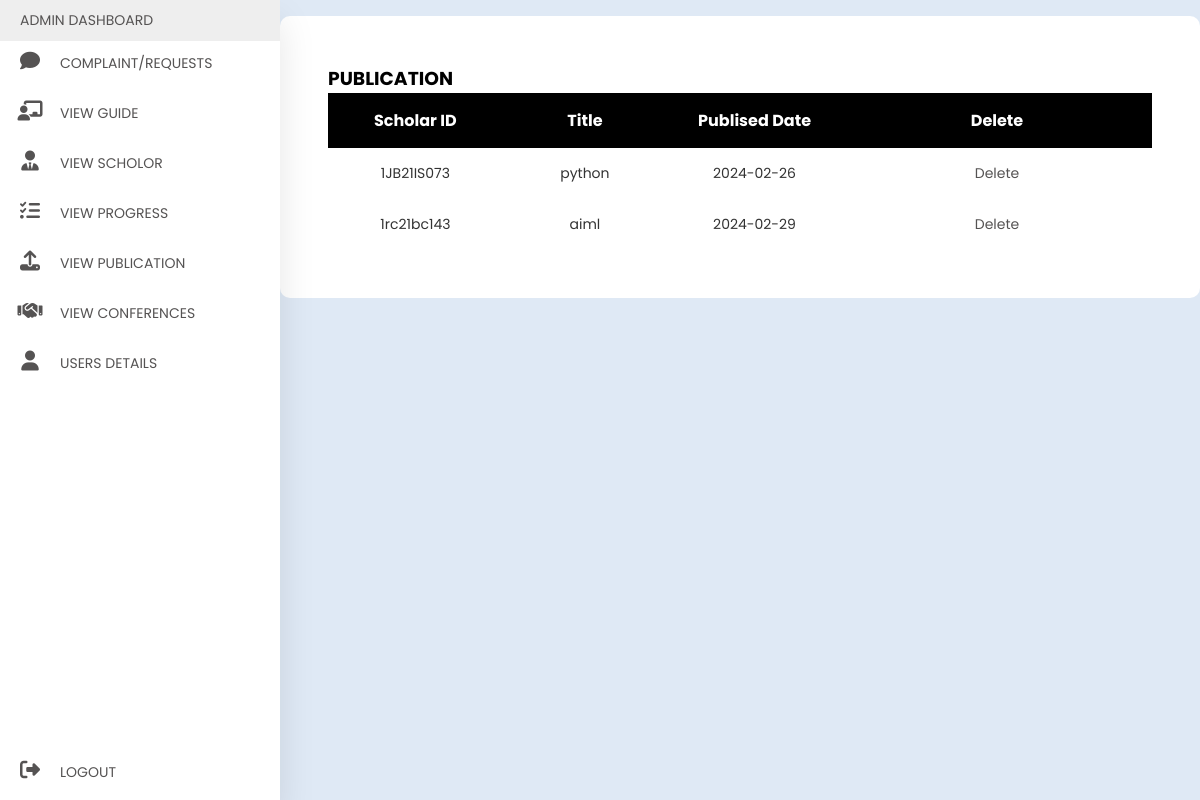
/view_publication.php (signed in), run on the app's committed database.
### tables this page shows
CREATE TABLE `publication` (
  `sl_no` int(11) NOT NULL,
  `sid` varchar(15) DEFAULT NULL,
  `title` varchar(100) NOT NULL,
  `pub_date` date DEFAULT NULL
);

### view_publication.php (the view, shortened to what this page needs)
<?php
include 'connetdb.php';
$sql = "SELECT * FROM publication";
$result = mysqli_query($data, $sql);
?>
<!DOCTYPE html>
<html>
<head>
    <link rel="stylesheet" href="dash.css">
    <link rel="stylesheet" href="https://cdnjs.cloudflare.com/ajax/libs/font-awesome/6.5.1/css/all.min.css"
 />
</head>
<body>
	<?php
		include 'admin_sidebar.php';
	?>
    <div class="main">
        <div class="tabular">
            <h3 class="maintitle">PUBLICATION</h3>
            <div class="tablecontainer">
                <table>
                    <thead>
                <tr>
                    <th>Scholar ID</th>
                    <th>Title</th>
                    <th>Publised Date</th>
                    <th>Delete</th>
                </tr>
                <?php
                while($info = $result->fetch_assoc())
                {
                ?>
                <tr>
                    <td><?php echo"{$info['sid']}";?></td>
                    <td><?php echo"{$info['title']}";?></td>
                    <td><?php echo"{$info['pub_date']}";?></td>
                    <td>
                        <?php echo"<a onClick=\"javascript:return confirm('are you sure to delete');\" href='delete_publication.php?id={$info['title']}'>Delete</a>";?>
                    </td>
                </tr>
                <?php
                }
                ?>
                               </thead>
                </table>
	        </div>
	    </div>
	</div>
</body>
</html>

### dash.css (style rules this page uses)
* { margin: 0; padding: 0; outline: none; border: none; text-decoration: none; box-sizing: border-box; font-family: "Poppins",sans-serif; }
body { display: flex; background:#dfe9f5 ; }
a { position: relative; color:rgb(85,83,83); font-size: 14px; display: table; width:280px; padding: 10px; }
.main { width: 100%; }
.tabular { background: white; margin-top: 1rem; border-radius: 10px; padding: 3rem; }
.tablecontainer { width: 100%; }
table { width: 100%; border-collapse: collapse; }
thead { background: rgba(113,99,186, 255); color: white; }
th { padding: 15px; text-align: center; background: black; color: white; }
thead { background: white; color: black; }
td { padding:15px; font-size: 14px; color:#333; text-align: center; width: 30%; }
tr:nth-child(even) { background:white ; }

### data on the page
publication: sid "1JB21IS073", title "python", pub_date "2024-02-26"
publication: sid "1rc21bc143", title "aiml", pub_date "2024-02-29"
